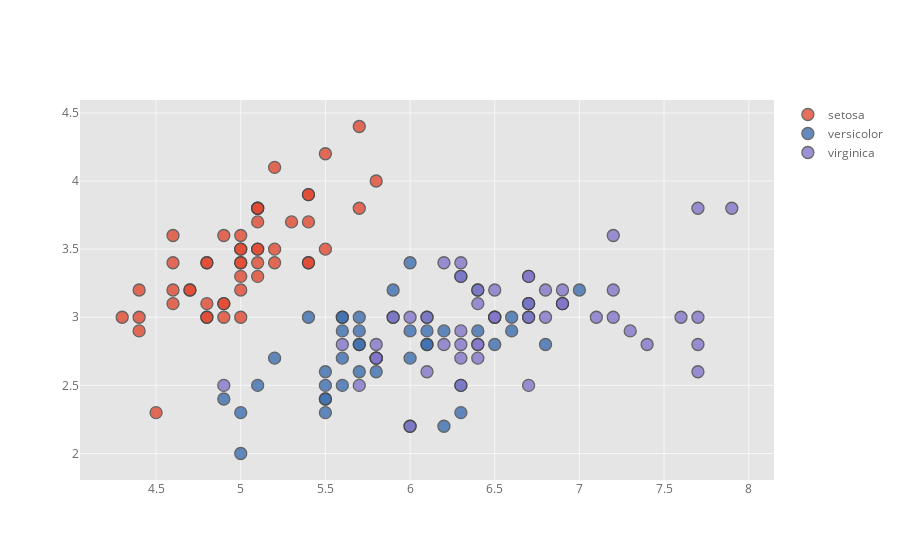

The cell this chart's notebook holds for it:
### Markdown cell above
We can now visualise the current data frame.

### Code cell
df.iplot(kind="scatter", categories="species", x="sepal length (cm)", y="sepal width (cm)")

### Figure 1 — Plotly figure (JSON) as saved in the notebook; plotly's stock layout.template omitted (floating-point values rounded to 4 significant figures)
{"data": [{"marker": {"color": "rgba(226, 74, 51, 1.0)", "line": {"width": 1.3}, "opacity": 0.8, "size": 12, "symbol": "circle"}, "mode": "markers", "name": "setosa", "textfont": {"color": "#666666"}, "type": "scatter", "x": [5.1, 4.9, 4.7, 4.6, 5.0, 5.4, 4.6, 5.0, 4.4, 4.9, 5.4, 4.8, 4.8, 4.3, 5.8, 5.7, 5.4, 5.1, 5.7, 5.1, 5.4, 5.1, 4.6, 5.1, 4.8, 5.0, 5.0, 5.2, 5.2, 4.7, 4.8, 5.4, 5.2, 5.5, 4.9, 5.0, 5.5, 4.9, 4.4, 5.1, 5.0, 4.5, 4.4, 5.0, 5.1, 4.8, 5.1, 4.6, 5.3, 5.0], "y": [3.5, 3.0, 3.2, 3.1, 3.6, 3.9, 3.4, 3.4, 2.9, 3.1, 3.7, 3.4, 3.0, 3.0, 4.0, 4.4, 3.9, 3.5, 3.8, 3.8, 3.4, 3.7, 3.6, 3.3, 3.4, 3.0, 3.4, 3.5, 3.4, 3.2, 3.1, 3.4, 4.1, 4.2, 3.1, 3.2, 3.5, 3.6, 3.0, 3.4, 3.5, 2.3, 3.2, 3.5, 3.8, 3.0, 3.8, 3.2, 3.7, 3.3]}, {"marker": {"color": "rgba(62, 111, 176, 1.0)", "line": {"width": 1.3}, "opacity": 0.8, "size": 12, "symbol": "circle"}, "mode": "markers", "name": "versicolor", "textfont": {"color": "#666666"}, "type": "scatter", "x": [7.0, 6.4, 6.9, 5.5, 6.5, 5.7, 6.3, 4.9, 6.6, 5.2, 5.0, 5.9, 6.0, 6.1, 5.6, 6.7, 5.6, 5.8, 6.2, 5.6, 5.9, 6.1, 6.3, 6.1, 6.4, 6.6, 6.8, 6.7, 6.0, 5.7, 5.5, 5.5, 5.8, 6.0, 5.4, 6.0, 6.7, 6.3, 5.6, 5.5, 5.5, 6.1, 5.8, 5.0, 5.6, 5.7, 5.7, 6.2, 5.1, 5.7], "y": [3.2, 3.2, 3.1, 2.3, 2.8, 2.8, 3.3, 2.4, 2.9, 2.7, 2.0, 3.0, 2.2, 2.9, 2.9, 3.1, 3.0, 2.7, 2.2, 2.5, 3.2, 2.8, 2.5, 2.8, 2.9, 3.0, 2.8, 3.0, 2.9, 2.6, 2.4, 2.4, 2.7, 2.7, 3.0, 3.4, 3.1, 2.3, 3.0, 2.5, 2.6, 3.0, 2.6, 2.3, 2.7, 3.0, 2.9, 2.9, 2.5, 2.8]}, {"marker": {"color": "rgba(132, 118, 202, 1.0)", "line": {"width": 1.3}, "opacity": 0.8, "size": 12, "symbol": "circle"}, "mode": "markers", "name": "virginica", "textfont": {"color": "#666666"}, "type": "scatter", "x": [6.3, 5.8, 7.1, 6.3, 6.5, 7.6, 4.9, 7.3, 6.7, 7.2, 6.5, 6.4, 6.8, 5.7, 5.8, 6.4, 6.5, 7.7, 7.7, 6.0, 6.9, 5.6, 7.7, 6.3, 6.7, 7.2, 6.2, 6.1, 6.4, 7.2, 7.4, 7.9, 6.4, 6.3, 6.1, 7.7, 6.3, 6.4, 6.0, 6.9, 6.7, 6.9, 5.8, 6.8, 6.7, 6.7, 6.3, 6.5, 6.2, 5.9], "y": [3.3, 2.7, 3.0, 2.9, 3.0, 3.0, 2.5, 2.9, 2.5, 3.6, 3.2, 2.7, 3.0, 2.5, 2.8, 3.2, 3.0, 3.8, 2.6, 2.2, 3.2, 2.8, 2.8, 2.7, 3.3, 3.2, 2.8, 3.0, 2.8, 3.0, 2.8, 3.8, 2.8, 2.8, 2.6, 3.0, 3.4, 3.1, 3.0, 3.1, 3.1, 3.1, 2.7, 3.2, 3.3, 3.0, 2.5, 3.0, 3.4, 3.0]}], "layout": {"legend": {"bgcolor": "#FFFFFF", "font": {"color": "#666666"}}, "paper_bgcolor": "#FFFFFF", "plot_bgcolor": "#E5E5E5", "title": {"font": {"color": "#151516"}}, "xaxis": {"gridcolor": "#F6F6F6", "showgrid": true, "tickfont": {"color": "#666666"}, "title": {"font": {"color": "#666666"}, "text": ""}, "zerolinecolor": "#F6F6F6"}, "yaxis": {"gridcolor": "#F6F6F6", "showgrid": true, "tickfont": {"color": "#666666"}, "title": {"font": {"color": "#666666"}, "text": ""}, "zerolinecolor": "#F6F6F6"}}}
